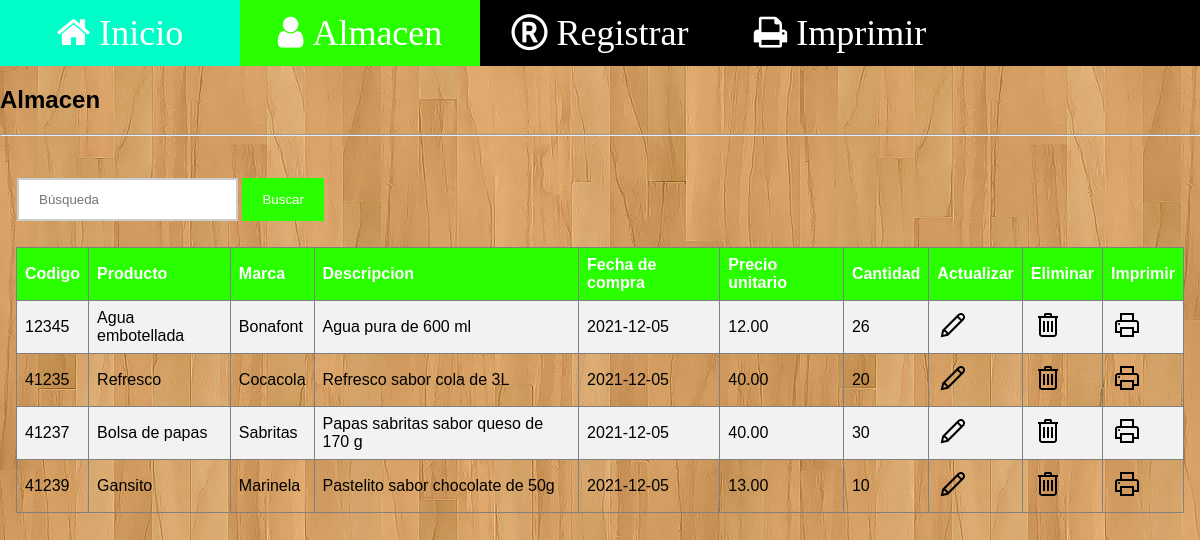
The app's page /almacen/almacen.php (signed in) with its own data.
### tables this page shows
CREATE TABLE `almacen` (
  `id_almacen` int (5) NOT NULL,
  `producto` varchar(50) NOT NULL,
  `marca` varchar(50) NOT NULL,
  `descripcion` varchar(100) NOT NULL,
  `fechacompra` date NOT NULL,
  `precio` DEC(5,2) NOT NULL,
  `cantidad` int NOT NULL
);

### almacen/almacen.php (the view, shortened to what this page needs)
<?php
	if(isset($_POST['search']))
	{
		$valueToSearh = $_POST['valueToSearh'];
		$query = "SELECT * FROM almacen WHERE id_alamacen LIKE '%".$valueToSearh."%' OR marca LIKE '%".$valueToSearh."%'";
		$result = filterRecord($query);
	}
	else
	{
		$query = "SELECT *FROM almacen";
		$result = filterRecord($query);
	}
	function filterRecord($query)
	{
		include("../config.php");
		$filter_result = mysqli_query($mysqli, $query);
		return $filter_result;
	}
?>
<!DOCTYPE html>
<html>
<head>
<link rel="stylesheet" type="text/css" href="../css/mystyle1.css" />
</head>
<body>
<div class="icon-bar">
  <a href="../Principal/index.html"><i class="fa fa-home"> Inicio</i></a>
  <a class="active" href="almacen.php"><i class="fa fa-user"> Almacen</i></a>
  <a href="registration.php"><i class="fa fa-registered"> Registrar</i></a>
  <a href="print_all.php" target="_blank"><i class="fa fa-print"> Imprimir</i></a>
</div>
<link rel="stylesheet" href="https://cdnjs.cloudflare.com/ajax/libs/font-awesome/4.7.0/css/font-awesome.min.css">
<h2>Almacen</h2>
<hr/>
<div class="container">
<form action="" method="POST">
<input type="search" name="valueToSearh" placeholder="Búsqueda">
<button type="submit" class="signupbtn" name="search" >Buscar</button>
</form>
<br />
<?php
echo "<table border='1'>
<tr>
<th>Codigo</th>
<th>Producto</th>
<th>Marca</th>
<th>Descripcion</th>
<th>Fecha de compra</th>
<th>Precio unitario</th>
<th>Cantidad</th>
<th>Actualizar</th>
<th>Eliminar</th>
<th>Imprimir</th>
</tr>";
while($row = mysqli_fetch_array($result))
{
echo "<tr>";
echo "<td>" . $row['id_almacen'] . "</td>";
echo "<td>" . $row['producto'] . "</td>";
echo "<td>" . $row['marca'] . "</td>";
echo "<td>" . $row['descripcion'] . "</td>";
echo "<td>" . $row['fechacompra'] . "</td>";
echo "<td>" . $row['precio'] . "</td>";
echo "<td>" . $row['cantidad'] . "</td>";
echo "<td><a href='edit.php?id=".$row['id_almacen']."'><img src='../images/icons8-Edit-32.png' alt='Edit'></a></td>";
echo "<td><a href='delete.php?id=".$row['id_almacen']."'><img src='../images/icons8-Trash-32.png' alt='Delete'></a></td>";
echo "<td><a href='print.php?id=".$row['id_almacen']."'><img src='../images/icons8-Print-32.png' alt='Print'></a></td>";
echo "</tr>";
}
echo "</table>";
?>
</body>
</html>

### css/mystyle1.css (style rules this page uses)
body { background-image: url('Principal/Fondo.jpg'); font-family: Verdana,sans-serif; margin:0 }
form { border: none; padding-top: 10px; padding-left: 1px; padding-right: 1px; }
input[type=search] { width: auto; padding: 12px 20px; margin: 8px 0; display: inline-block; border: 2px solid #ccc; box-sizing: border-box; }
button { background-color: #2AFF00; color: white; padding: 14px 20px; margin: 8px 0; border: none; cursor: pointer; width: auto; }
.container { padding: 16px; }
.icon-bar { width: 100%; background-color: black; overflow: auto; }
.icon-bar a { float: left; width: 20%; text-align: center; padding: 12px 0; transition: all 0.3s ease; color: white; font-size: 36px; }
.active { background-color: #2AFF00 !important; }
.active, .dot:hover { background-color: #717171; }
table { border-collapse: collapse; width: 100%; }
th, td { text-align: left; padding: 8px; }
tr:nth-child(even) { background-color: #f2f2f2 }
th { background-color: #2AFF00; color: white; }

### records on screen
almacen: id_almacen "12345", producto "Agua embotellada", marca "Bonafont", descripcion "Agua pura de 600 ml", fechacompra "2021-12-05", precio "12.00", cantidad "26"
almacen: id_almacen "41235", producto "Refresco", marca "Cocacola", descripcion "Refresco sabor cola de 3L", fechacompra "2021-12-05", precio "40.00", cantidad "20"
almacen: id_almacen "41237", producto "Bolsa de papas", marca "Sabritas", descripcion "Papas sabritas sabor queso de 170 g", fechacompra "2021-12-05", precio "40.00", cantidad "30"
almacen: id_almacen "41239", producto "Gansito", marca "Marinela", descripcion "Pastelito sabor chocolate de 50g", fechacompra "2021-12-05", precio "13.00", cantidad "10"
